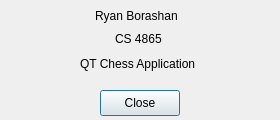
<?xml version="1.0" encoding="UTF-8"?>
<ui version="4.0">
 <class>AboutDialog</class>
 <widget class="QDialog" name="AboutDialog">
  <property name="geometry">
   <rect>
    <x>0</x>
    <y>0</y>
    <width>280</width>
    <height>120</height>
   </rect>
  </property>
  <property name="minimumSize">
   <size>
    <width>280</width>
    <height>120</height>
   </size>
  </property>
  <property name="maximumSize">
   <size>
    <width>280</width>
    <height>120</height>
   </size>
  </property>
  <property name="windowTitle">
   <string>About</string>
  </property>
  <widget class="QPushButton" name="pushButton">
   <property name="geometry">
    <rect>
     <x>100</x>
     <y>90</y>
     <width>80</width>
     <height>26</height>
    </rect>
   </property>
   <property name="text">
    <string>Close</string>
   </property>
  </widget>
  <widget class="QLabel" name="label">
   <property name="geometry">
    <rect>
     <x>95</x>
     <y>5</y>
     <width>95</width>
     <height>21</height>
    </rect>
   </property>
   <property name="text">
    <string>Ryan Borashan</string>
   </property>
  </widget>
  <widget class="QLabel" name="label_2">
   <property name="geometry">
    <rect>
     <x>115</x>
     <y>30</y>
     <width>57</width>
     <height>17</height>
    </rect>
   </property>
   <property name="text">
    <string>CS 4865</string>
   </property>
  </widget>
  <widget class="QLabel" name="label_3">
   <property name="geometry">
    <rect>
     <x>80</x>
     <y>55</y>
     <width>131</width>
     <height>17</height>
    </rect>
   </property>
   <property name="text">
    <string>QT Chess Application</string>
   </property>
  </widget>
 </widget>
 <resources/>
 <connections/>
</ui>
